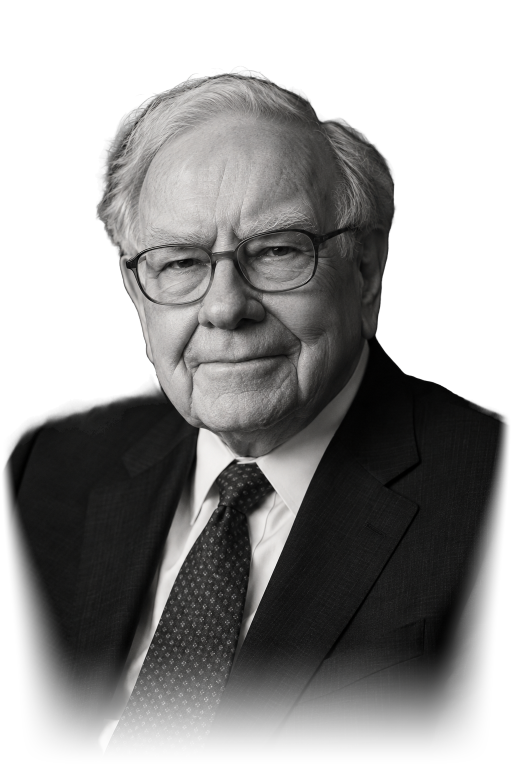
#> input picture skills/deep-analysis/assets/ajay-speakers/buffett.png, 1024 x 1536 px, given in place of buffett-portrait.png, which was not available (shown at 1/2 size)
$ python compose_speaker_cutouts.py --masks buffett.png
#> lines starting #> are read from the running program, lines starting #| are printed output that depends on the picture; pictures that were not available may be replaced by others from this repository, and a replacement may not be noted
#!/usr/bin/env python3
"""Compose local Vision masks into lossless, original-pixel RGBA speaker PNGs.

Usage: python compose_speaker_cutouts.py --masks /tmp/jtrader-masks
Requires Pillow + NumPy; no external model, upload, or image regeneration.
Run create_speaker_masks.m for each source before invoking this composer.
"""
from __future__ import annotations
import argparse
from datetime import datetime, timezone
from hashlib import sha256
import json
from pathlib import Path
import time

import numpy as np
from PIL import Image, ImageDraw

IDS = ('buffett', 'simons', 'graham', 'lynch', 'munger', 'soros', 'dalio', 'livermore')
HERE = Path(__file__).resolve().parent
ASSETS = HERE.parent


def digest(path):
    return sha256(path.read_bytes()).hexdigest()


def compose(mask_dir):
    started = time.monotonic()
    records = []
    for name in IDS:
        source = ASSETS / ('ajay-brand' if name in IDS[:2] else 'ajay-council') / f'{name}-portrait.png'
        rgb = Image.open(source).convert('RGB')
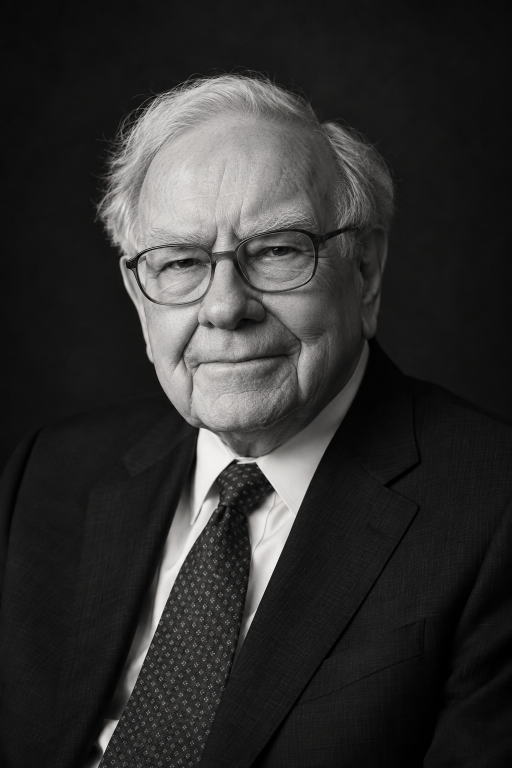
#> rgb: PIL image 1024x1536 RGB (shown at 1/2 size); mean R, G, B 47.8, 47.3, 46.7
        mask_path = mask_dir / f'{name}.png'
        mask = Image.open(mask_path).convert('L')
        if mask.size != rgb.size:
            raise ValueError(f'Mask dimensions differ: {name}, {mask.size}, {rgb.size}')
        alpha = np.asarray(mask, dtype=np.float64).copy()
        # Remove negligible background noise and make confident interiors fully
        # opaque. Keep Vision's soft silhouette; never globally fade the face.
        alpha[alpha <= 3] = 0
        alpha[alpha >= 248] = 255
        height = rgb.height
#> height = 1536
        # Only the lower 17% dissolves into the report. Smoothstep's zero slope
        # at both ends avoids a visible horizontal join in the suit.
        t = np.clip((np.arange(height) - height * .83) / (height * .17 - 1), 0, 1)
#> t = 1536 values from 0 to 1
        bottom_fade = 1 - (t * t * (3 - 2 * t))
        # The source frame clips different shoulders at different heights.
        # A fixed-width fade creates vertical rectangular sides. Instead, find
        # each cropped side and progressively widen a curved, soft edge toward
        # the lower torso. This only changes silhouette alpha, never face/body
        # RGB or the opaque central torso. Natural, uncropped outlines remain.
        side_fade = np.ones_like(alpha)
        side_profiles = {}
        yy = np.arange(height)
#> yy = 1536 values from 0 to 1535
        xx = np.arange(rgb.width)[None, :]
        for right in (False, True):
            strip = alpha[:, -3:] if right else alpha[:, :3]
            hits = np.where(np.max(strip, axis=1) > 80)[0]
            touch = int(hits[0]) if len(hits) else height
            distance = rgb.width - 1 - xx if right else xx
            if touch < height * .88:
                progress = np.clip((yy - (touch - .03 * height)) /
                    (height * .96 - (touch - .03 * height)), 0, 1)
                progress = progress * progress * (3 - 2 * progress)
                inset = rgb.width * .035 * progress
                feather = rgb.width * (.025 + .12 * progress)
                edge_t = np.clip((distance - inset[:, None]) /
                    feather[:, None], 0, 1)
                side_profiles['right' if right else 'left'] = {
                    'frame_crop_y': touch, 'curve_applied': True,
                    'max_inset_fraction': .035,
                    'feather_fraction_range': [.025, .145],
                }
            else:
                edge_t = np.clip(distance / (rgb.width * .012), 0, 1)
                side_profiles['right' if right else 'left'] = {
                    'frame_crop_y': touch if touch < height else None,
                    'curve_applied': False,
                    'frame_feather_fraction': .012,
                }
            side_fade *= edge_t * edge_t * (3 - 2 * edge_t)
#> this loop made 2 passes
#> touch on passes 1 to 2: 1536, 1536
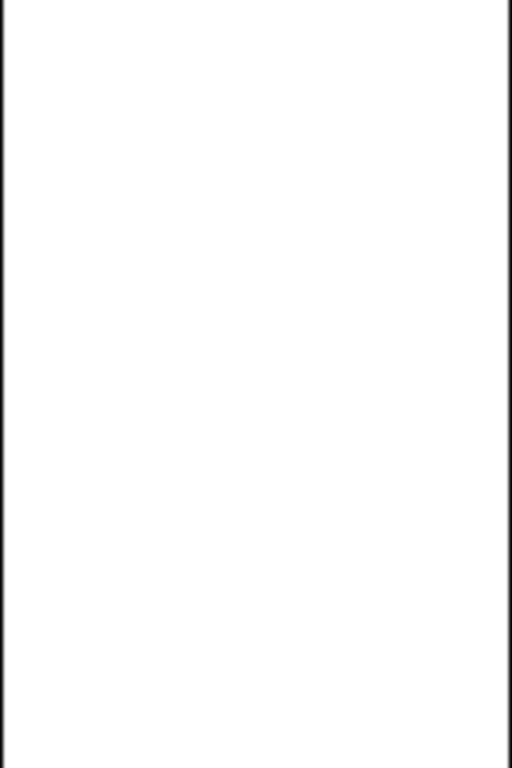
#> side_fade: shape (1536, 1024) float64 (shown at 1/2 size); min 0, max 1, mean 0.987
#> after the loop, side_profiles = 2 items
        alpha = np.rint(alpha * bottom_fade[:, None] * side_fade).astype(np.uint8)
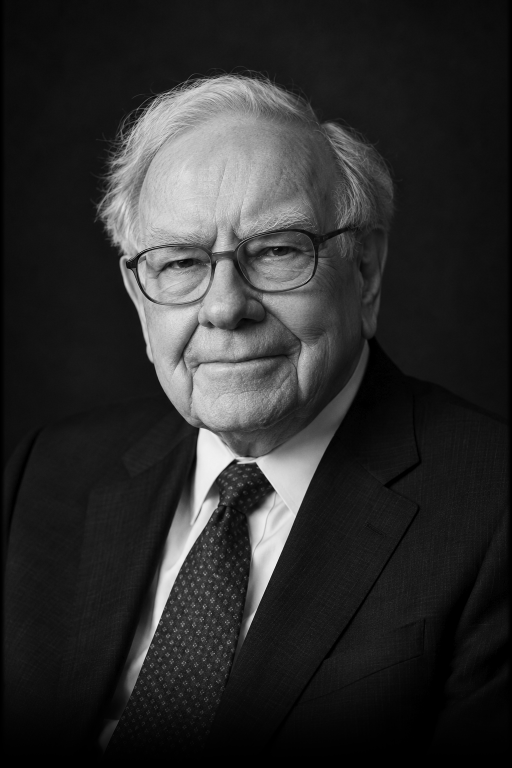
#> alpha: shape (1536, 1024) (shown at 1/2 size); min 0, max 255, mean 45.2
        rgba = rgb.convert('RGBA')
        rgba.putalpha(Image.fromarray(alpha))
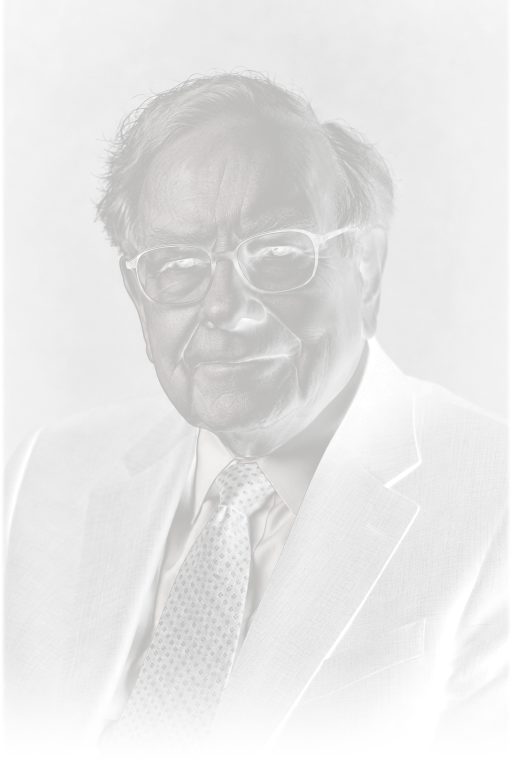
#> rgba: PIL image 1024x1536 RGBA (shown at 1/2 size); mean R, G, B, A 47.8, 47.3, 46.7, 45.2; transparent parts drawn white
        output = HERE / f'{name}.png'
        rgba.save(output, optimize=True)
        # RGB is byte-identical even beneath alpha. Facial detail is not edited.
        assert np.array_equal(np.asarray(rgb), np.asarray(rgba)[..., :3])
        assert int(alpha.min()) == 0 and int(alpha.max()) == 255
#> (the run stopped early here; a loop or call above may not have finished)

$ run again, on skills/deep-analysis/assets/ajay-speakers/graham.png
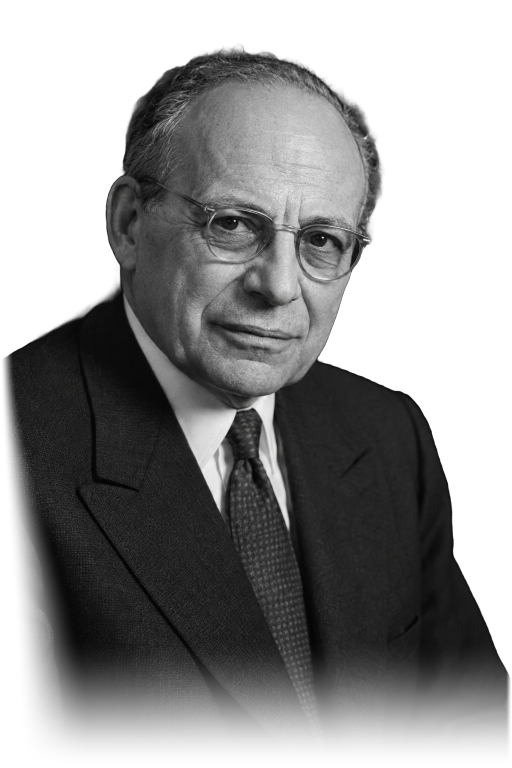
#> input picture skills/deep-analysis/assets/ajay-speakers/graham.png, 1024 x 1536 px, given in place of buffett-portrait.png, which was not available (shown at 1/2 size)
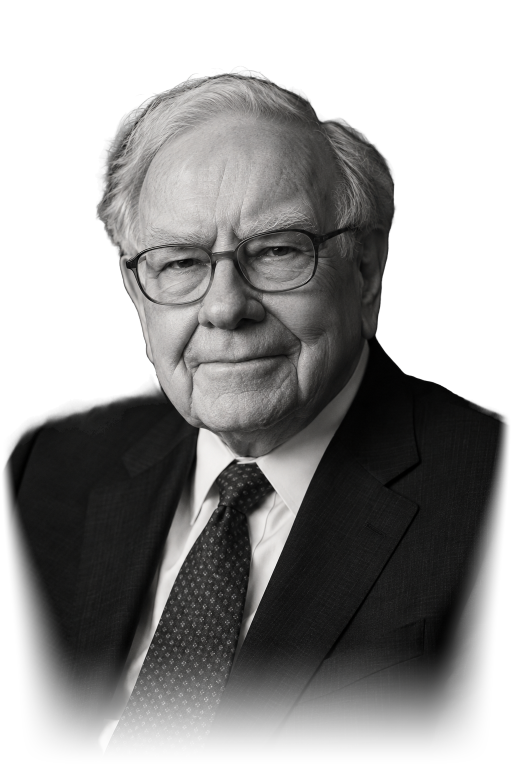
#> input picture skills/deep-analysis/assets/ajay-speakers/buffett.png, 1024 x 1536 px, found by its file name (shown at 1/2 size)
#> the loop in compose, `for right in (False, True):` made 2 passes
#> touch on passes 1 to 2: 1536, 1536
#> after the loop in compose, `for right in (False, True):`: side_profiles = 2 items
#> in compose, `rgba.putalpha(Image.fromarray(alpha))`:
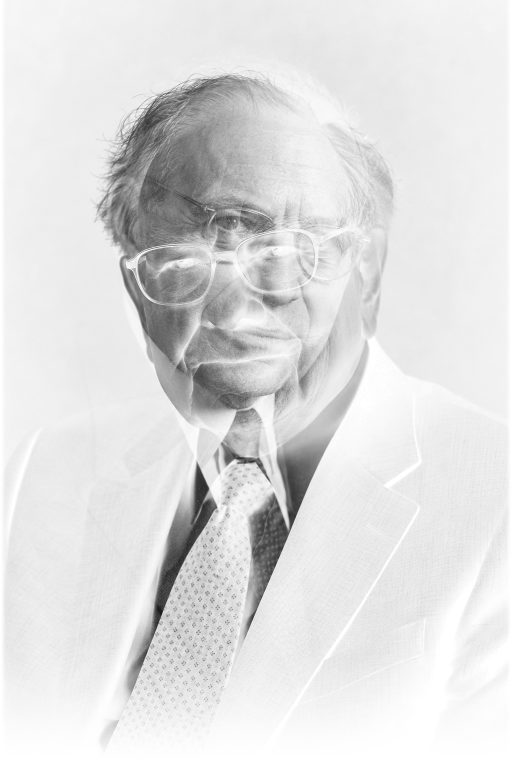
#> rgba: PIL image 1024x1536 RGBA (shown at 1/2 size); mean R, G, B, A 42.4, 42.3, 42.1, 45.2; transparent parts drawn white

$ run again, on skills/deep-analysis/assets/ajay-speakers/livermore.png
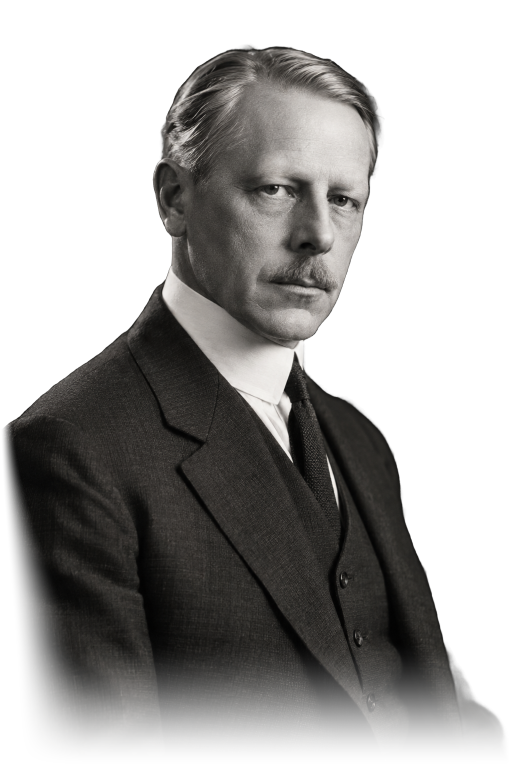
#> input picture skills/deep-analysis/assets/ajay-speakers/livermore.png, 1024 x 1536 px, given in place of buffett-portrait.png, which was not available (shown at 1/2 size)
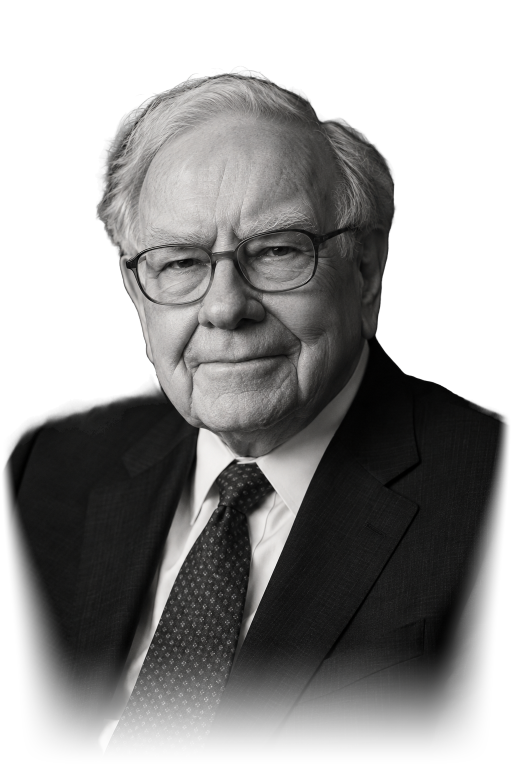
#> input picture skills/deep-analysis/assets/ajay-speakers/buffett.png, 1024 x 1536 px, found by its file name (shown at 1/2 size)
#> the loop in compose, `for right in (False, True):` made 2 passes
#> touch on passes 1 to 2: 1536, 1536
#> after the loop in compose, `for right in (False, True):`: side_profiles = 2 items
#> in compose, `rgba.putalpha(Image.fromarray(alpha))`:
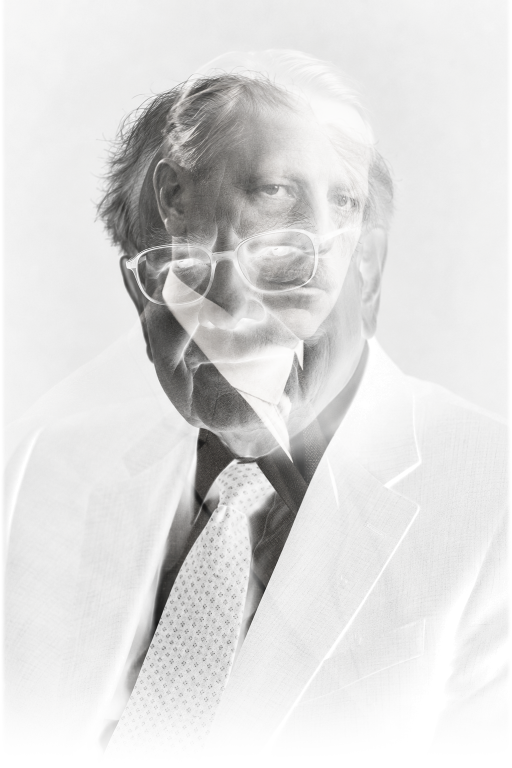
#> rgba: PIL image 1024x1536 RGBA (shown at 1/2 size); mean R, G, B, A 43.2, 41.8, 39.7, 45.2; transparent parts drawn white

$ run again, on skills/deep-analysis/assets/ajay-speakers/lynch.png
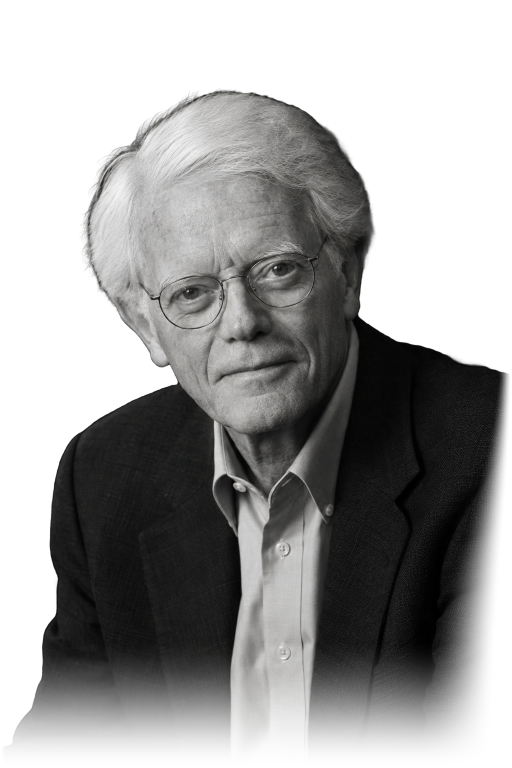
#> input picture skills/deep-analysis/assets/ajay-speakers/lynch.png, 1024 x 1536 px, given in place of buffett-portrait.png, which was not available (shown at 1/2 size)
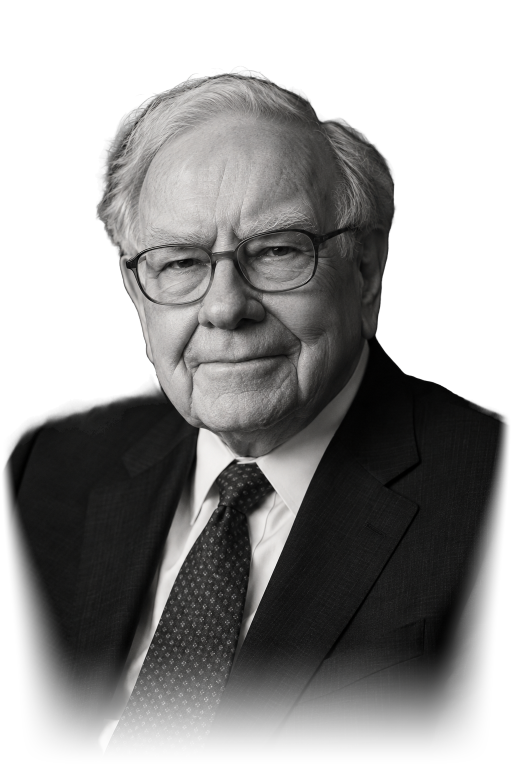
#> input picture skills/deep-analysis/assets/ajay-speakers/buffett.png, 1024 x 1536 px, found by its file name (shown at 1/2 size)
#> the loop in compose, `for right in (False, True):` made 2 passes
#> touch on passes 1 to 2: 1536, 1536
#> after the loop in compose, `for right in (False, True):`: side_profiles = 2 items
#> in compose, `rgba.putalpha(Image.fromarray(alpha))`:
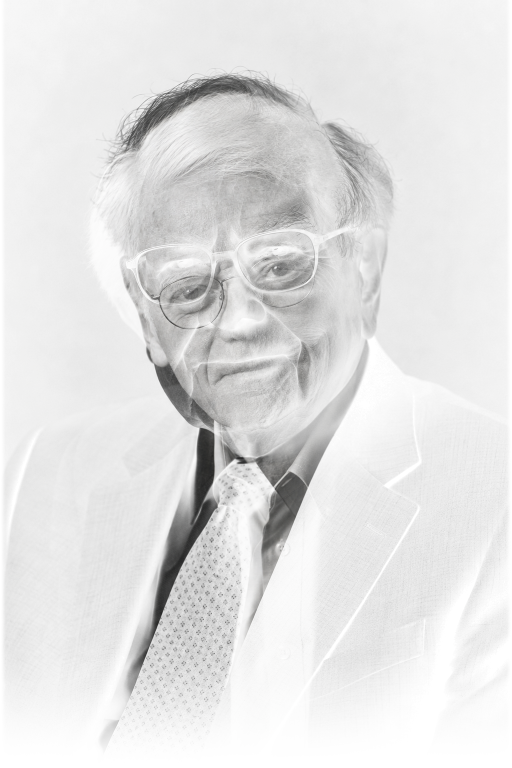
#> rgba: PIL image 1024x1536 RGBA (shown at 1/2 size); mean R, G, B, A 50.1, 50, 49.4, 45.2; transparent parts drawn white
